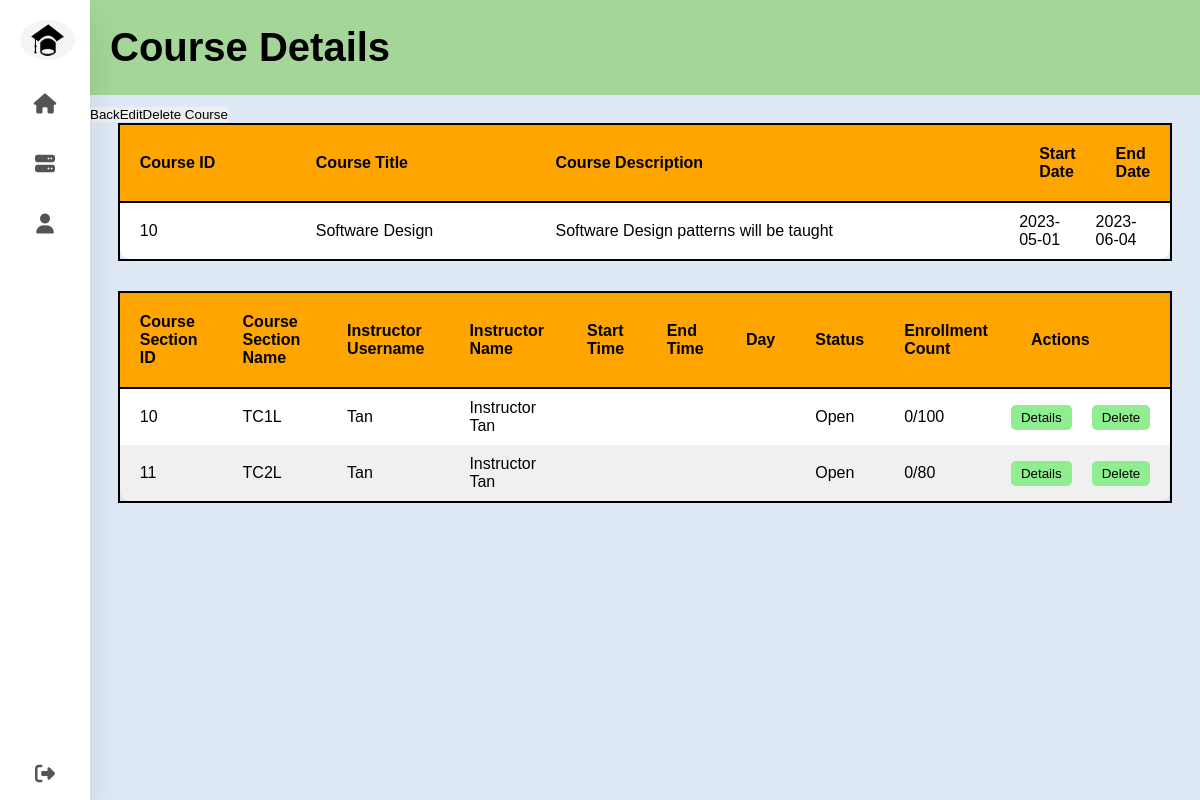
The app's page /trainingProvider/courseDetail.php?view&course=10 (signed in), older data.
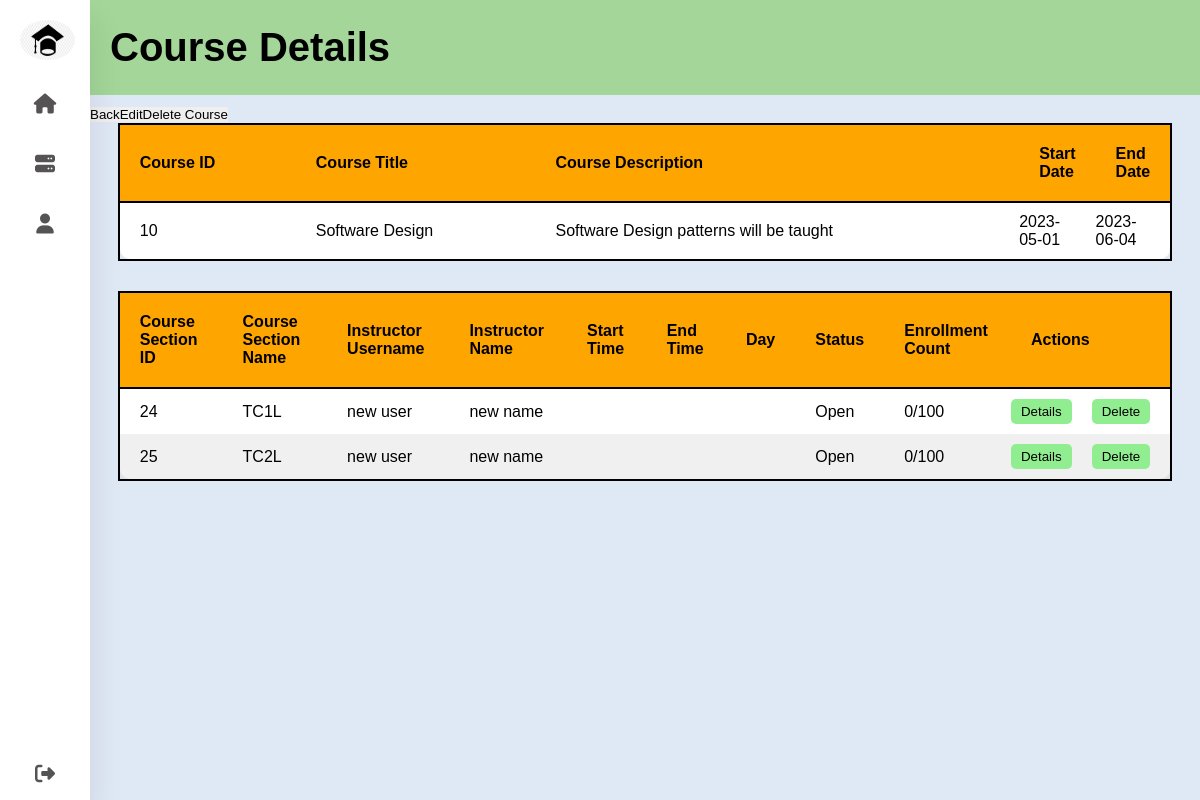
The same page, newer data.
### tables this page shows
CREATE TABLE `course_section` (
  `course_section_id` int(11) NOT NULL,
  `course_id` int(11) NOT NULL,
  `username` varchar(20) NOT NULL,
  `course_section_name` varchar(10) NOT NULL,
  `start_time` time DEFAULT NULL,
  `end_time` time DEFAULT NULL,
  `day` varchar(10) DEFAULT NULL,
  `status` varchar(10) NOT NULL,
  `max_student_num` int(11) NOT NULL,
  `description` text DEFAULT NULL
);

CREATE TABLE `instructor` (
  `username` varchar(20) NOT NULL,
  `provider_username` varchar(20) NOT NULL,
  `first_name` varchar(128) NOT NULL,
  `last_name` varchar(128) NOT NULL,
  `contact_number` varchar(15) DEFAULT NULL,
  `email` varchar(50) DEFAULT NULL
);

### trainingProvider/functions.php (called while the page is built, shortened)
<?php
    function getCourseSectionsResult($courseID,$connect) {
        $sql = "SELECT * FROM course_section INNER JOIN instructor on course_section.username = instructor.username where course_id = " . $courseID . ";";
        $result = mysqli_query($connect,$sql);
        return $result;
    }
?>

### trainingProvider/courseDetail.php (the view, shortened to what the changed rows need)
<?php include '../db_connect.php';
      include "functions.php";
?>
<!DOCTYPE html>
<html>
<head>
    <link rel="stylesheet" href="../navBar/navBarStyle.css"/>
    <link rel="stylesheet" href="courseDetail.css">
    <link rel="stylesheet" href="../admin/dashboard.css">
    <script src ="../js/navbar.js"></script></head>
<body>
<div class="Container">
        <?php include '../NavBar/NavBar.php'?>
    <div class="content" id="content">
        <header>
            <h1>Course Details</h1>
        </header>
        <?php
        if(isset($_GET["view"])) {
            if (isset($_GET['course'])) {
                $courseSectionResult = getCourseSectionsResult($_GET['course'],$connect);
                ?>
                <div class='course-details'>
                    <div class='table-wrapper'>
                        <table>
                            <thead>
                                <tr>
                                    <th>Course ID</th>
                                    <th>Course Title</th>
                                    <th>Course Description</th>
                                    <th>Start Date</th>
                                    <th>End Date</th>
                                </tr>
                            </thead>
                        </table>
                    </div>
                </div>
                <div class='course-section-details table-wrapper'>
                <table>
                    <thead>
                        <tr>
                            <th>Course Section ID</th>
                            <th>Course Section Name</th>
                            <th>Instructor Username</th>
                            <th>Instructor Name</th>
                            <th>Start Time</th>
                            <th>End Time</th>
                            <th>Day</th>
                            <th>Status</th>
                            <th>Enrollment Count</th>
                            <th colspan='2'>Actions</th>
                        </tr>
                    </thead>
                    <tbody>
                <?php
                while ($row = mysqli_fetch_assoc($courseSectionResult)) {
                    $sql = "SELECT * FROM course_student WHERE course_section_id=" . $row['course_section_id'];
                    $studentCount = (mysqli_num_rows(mysqli_query($connect,$sql)));
                    ?>
                    <tr>
                        <td><?php echo $row['course_section_id']?></td>
                        <td><?php echo $row['course_section_name']?></td>
                        <td><?php echo $row['username']?></td>
                        <td><?php echo $row['first_name'] . " " . $row['last_name']?></td>
                        <td><?php echo $row['start_time']?></td>
                        <td><?php echo $row['end_time']?></td>
                        <td><?php echo $row['day']?></td>
                        <td><?php echo $row['status']?></td>
                        <td><?php echo $studentCount . "/" . $row['max_student_num']?></td>
                        <td><a href='courseDetail.php?view&courseSection=<?php echo $row['course_section_id'] ?>'><button>Details</button></a></td>
                        <td><a href='courseDetail.php?delete&courseSection=<?php echo $row['course_section_id'] ?>' onclick='return confirmation();'><button>Delete</button></a></td>
                    <?php
                }
            }
        }
        ?>
    </div>
</div>
</body>
</html>

Row changes from the older to the newer data that the page shows:
removed course_section: course_section "10", course_section_name "TC1L", instructor.username "Tan", instructor.first_name "Instructor", instructor.last_name "Tan", status "Open", studentCount "0", max_student_num "100"
removed course_section: course_section "11", course_section_name "TC2L", instructor.username "Tan", instructor.first_name "Instructor", instructor.last_name "Tan", status "Open", studentCount "0", max_student_num "80"
added course_section: course_section "24", course_section_name "TC1L", instructor.username "new user", instructor.first_name "new", instructor.last_name "name", status "Open", studentCount "0", max_student_num "100"
added course_section: course_section "25", course_section_name "TC2L", instructor.username "new user", instructor.first_name "new", instructor.last_name "name", status "Open", studentCount "0", max_student_num "100"
